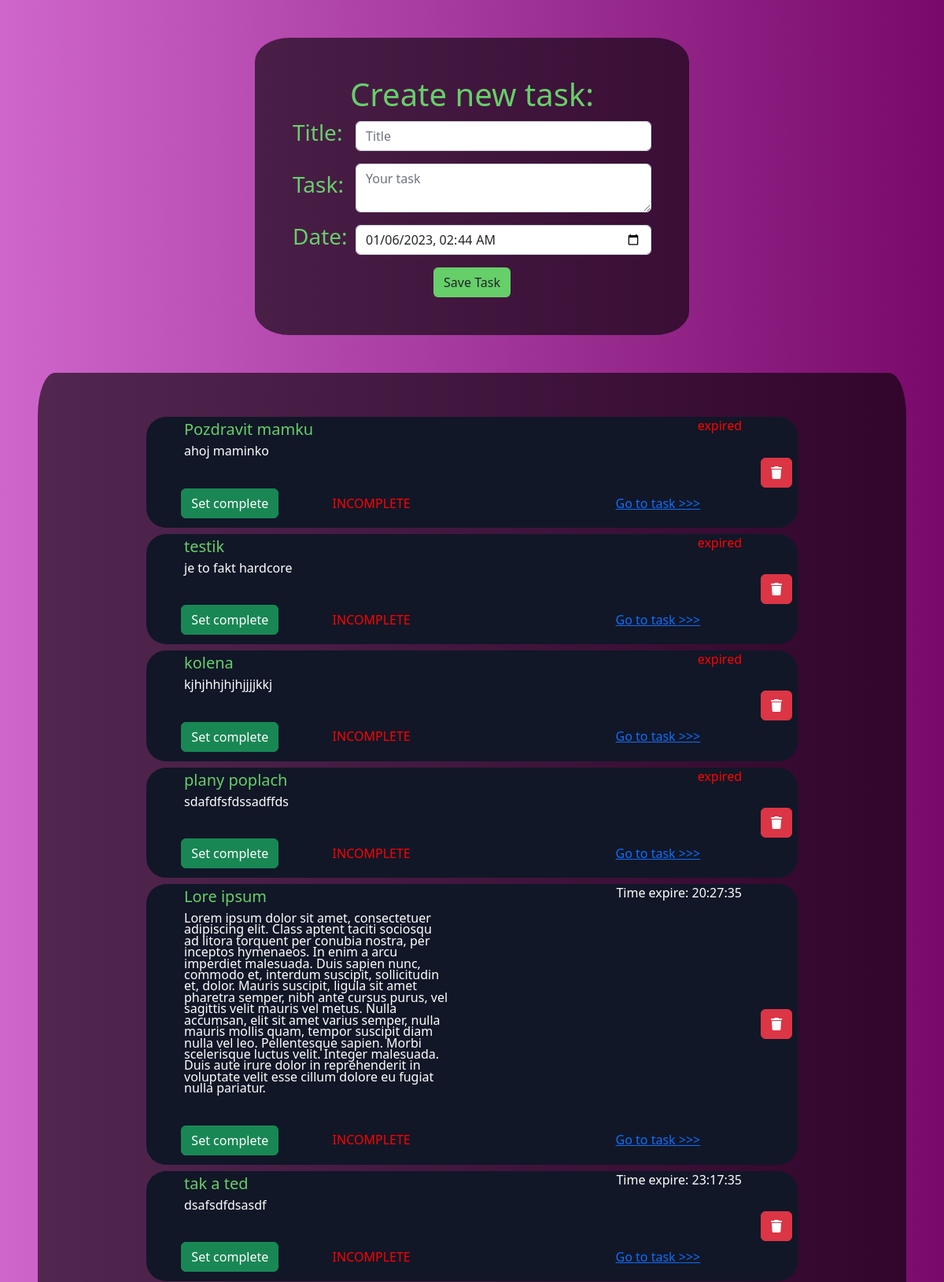
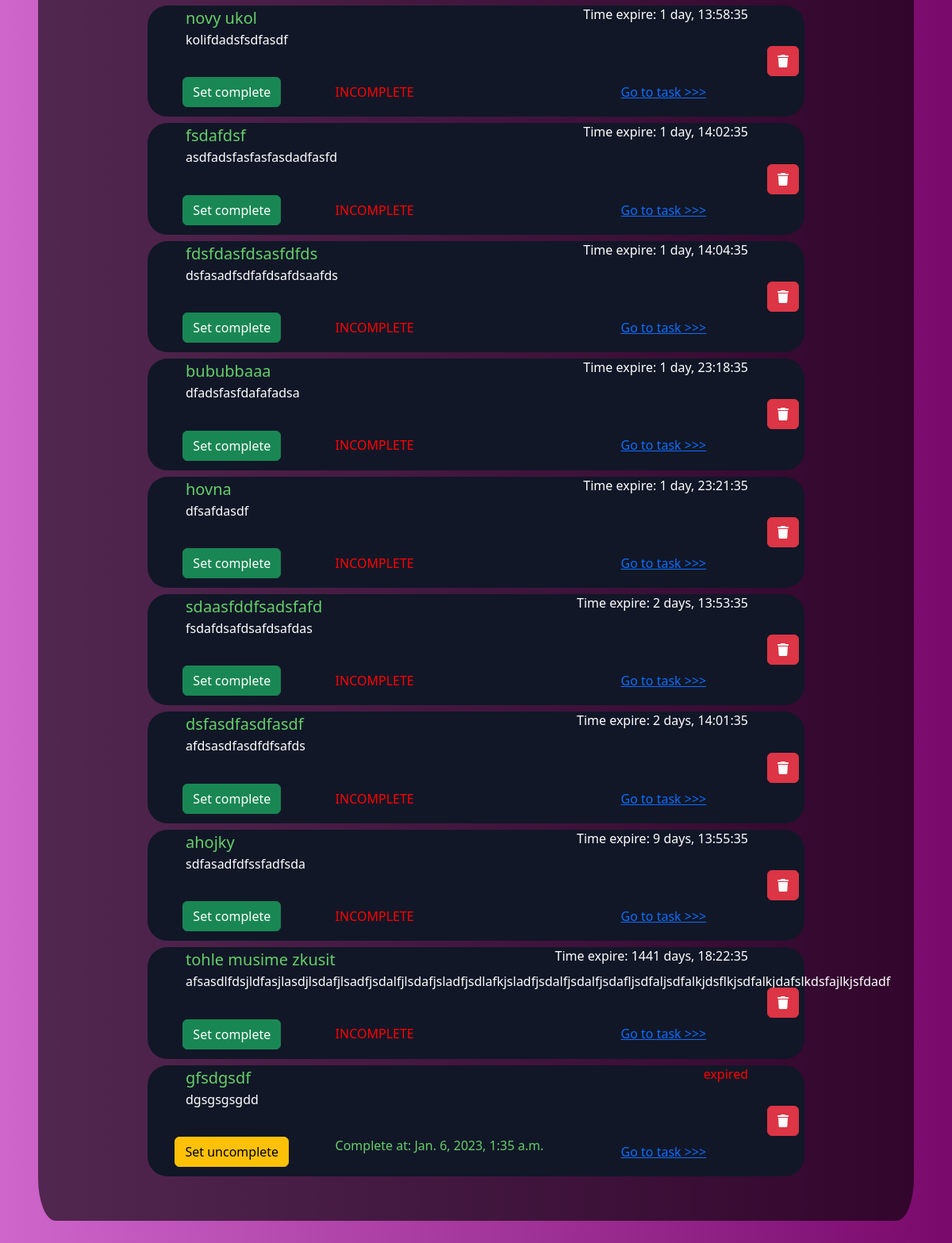
Before: / with the older database file (2 pictures, top to bottom).
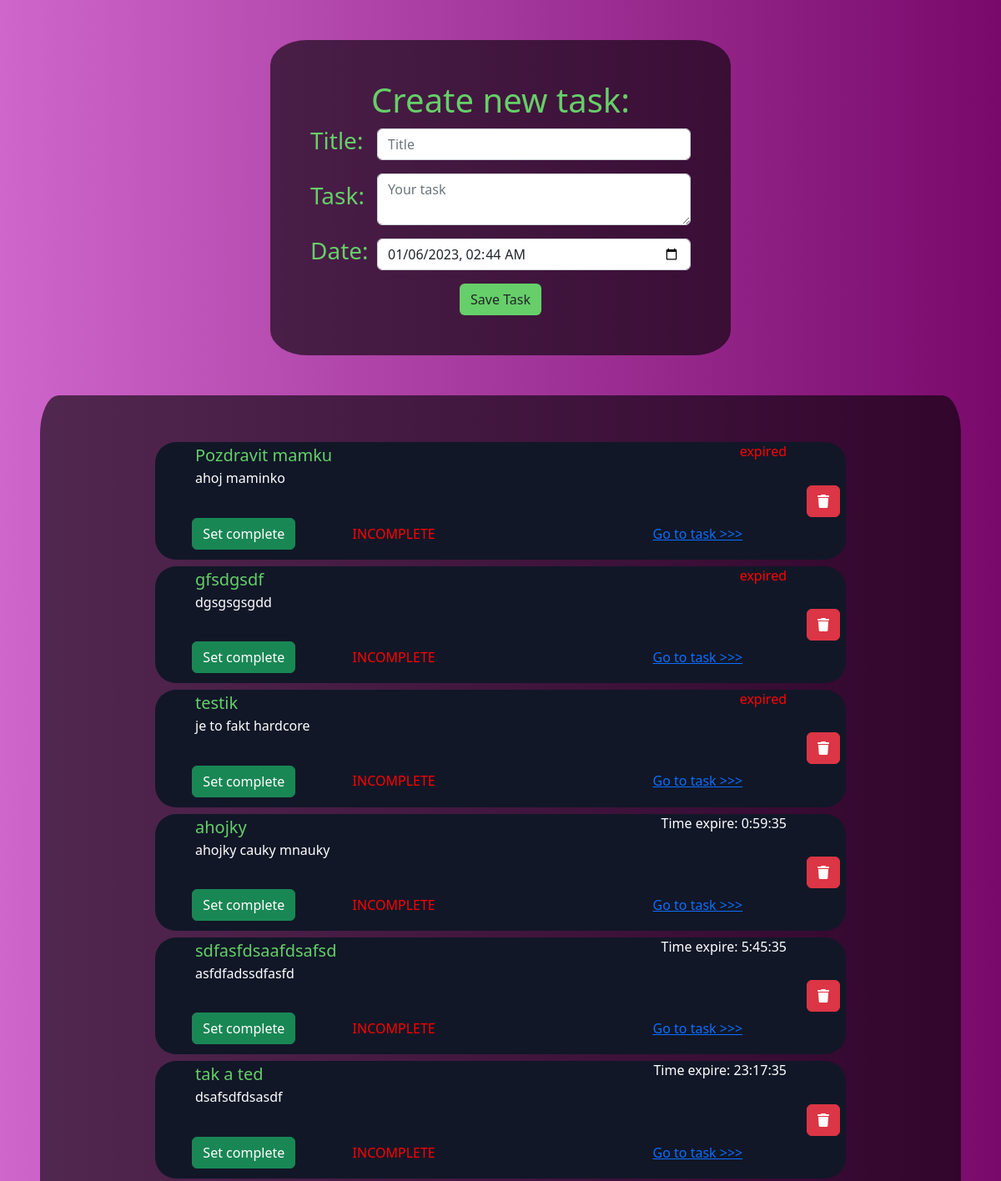
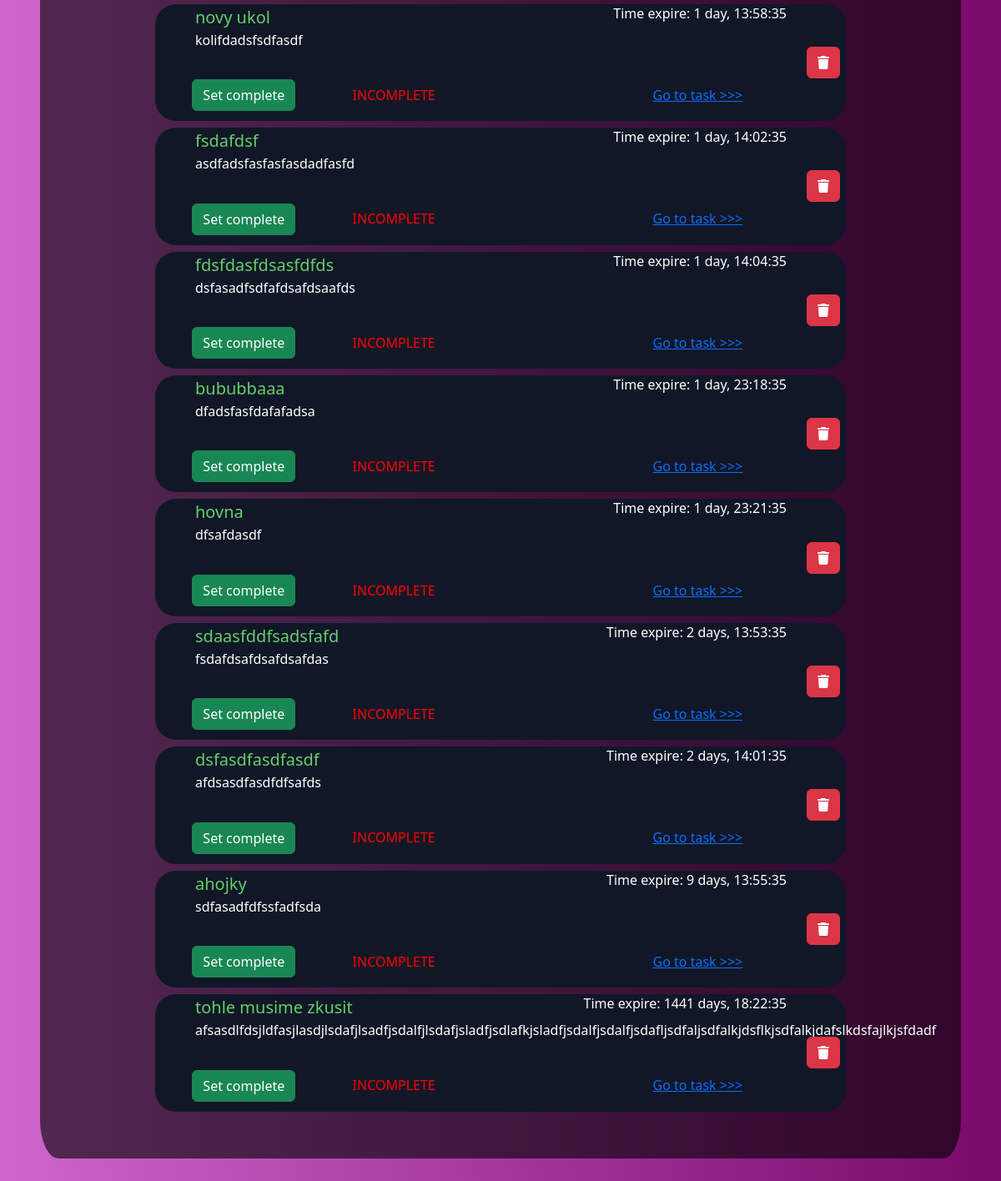
After: the same page with the newer database file (2 pictures, top to bottom).
### main/models.py (models this page shows, shortened)
class Task(models.Model):
    title = models.CharField(max_length=50)
    desc = models.CharField(max_length=500)
    complete = models.BooleanField(default=False)
    created = models.DateTimeField(auto_now_add=True)
    time_complete = models.DateTimeField(auto_now_add=False, auto_now=False, blank=True, null=True)
    due = models.DateTimeField(auto_now_add=False, auto_now=False, blank=True, null=True)

### main/views.py (the view, shortened to what this page needs)
# urls.py: path('', views.index, name='index'),
def index(request):
    tasks = Task.objects.all()
    tasks = tasks.order_by('due')
    completed_tasks = tasks.filter(complete=True)
    incomplete_tasks = tasks.filter(complete=False)
    tasks = list(chain(incomplete_tasks, completed_tasks))
    current_time = datetime.datetime.now().astimezone(timezone.utc)
    for task in tasks:
        task.duration = task.due - current_time
    return render(request, 'index.html', {"tasks":tasks})

### main/templates/index.html (shortened to what this page needs)
{% extends 'base.html'%}
    {% block content%}
    {% load timedelta_filter %}
<div class="w-50 py-5 px-5 create-task">
<h1>Create new task:</h1>
  <form method="post">
    <div class="row d-flex align-items-center">
      <div class="col-2 ">
    <label for="title"><h3 class="color-text">Title:</h3></label>
      </div>
      <div class="col-10 d-flex align-items-center">
    <input type="text" id="title" name="title" class="form-control" placeholder="Title"><br>
  </div>
</div>
<br>
    <div class="row d-flex align-items-center">
      <div class="col-2">
    <label for="desc"><h3 class="color-text">Task:</h3></label>
  </div>
  <div class="col-10 d-flex align-items-center">
    <textarea id="desc" name="desc" class="form-control" placeholder="Your task"></textarea><br>
  </div>
  </div>
   <br>
  <div class="row d-flex align-items-center">
    <div class="col-2">
    <label for="due"><h3 class="color-text">Date:</h3></label>
  </div>
<div class="col-10 d-flex align-items-center">
    <input type="datetime-local" id="due" name="due" class="form-control" value="{% now "jS F Y H:i" %}">
  </div>
</div>
  <br>
    <input type="submit" value="Save Task" class="btn send-task-button">
  </form>
</div>
<div class="py-5 my-5 task-board">
    {% for task in tasks %}
      <div class="task-div py-1 my-2 w-75">
        <div class="row">
          <div class="col-11">
        <div class="row">
          <div class="col-6"><h5 class="color-text mx-5 text-start">{{task.title}}</h5></div>
          <div class="col-6">
            {% if task.duration.total_seconds > 0 %}
          <p class="description-text text-end"> Time expire: {{ task.duration|timedelta:"{days_total} days, {hours2}h {minutes2}m" }}</p>
            {% else %}
            <p class="description-text text-end color-text-red">expired</p>
            {% endif %}
        </div>
        </div>
        <div class="row">
          <div class="col-7">
    <p class="description-text mx-5 text-start">{{task.desc}}</p>
  </div>
    <div class="col-4">
    </div>
<div class="row">
    <div class="col-9">
<div class="row">
    {% if task.complete == 1 %}
    <div class="col-5 justify-content-end py-2">
    <form method="POST" action="{% url 'update-complete' task.id %}">
      <input type="submit" value="Set uncomplete" class="btn btn-warning">
    </div>
    <div class="col-7 text-start align-self-center">
    <p class="color-text">Complete at: {{task.time_complete}}</p>
  </div>
    {% else %}
    <div class="col-5 justify-content-end py-2 align-self-center">
    <form method="POST" action="{% url 'update-complete' task.id %}">
      <input type="submit" value="Set complete" class="btn btn-success">
    </form>
  </div>
  <div class="col-7 text-start my-auto pt-3">
    <p class="color-text-red">INCOMPLETE</p>
  </div>
    {% endif %}
  </div>
  </div>
  <div class="col-3 my-auto">
  <a href="/task/{{task.id}}">Go to task >>> </a>
</div>
</div>
</div>
</div>
<div class="col-1 d-flex align-items-center delete-button"><a class="btn btn-danger" href="{% url 'delete_task' task.id %}"><i class="fa-solid fa-trash"></i></a> </div>
  </div>
</div>
    {% endfor%}
</div>
</div>
</center>
    {% endblock content %}

### main/templates/base.html (shortened to what this page needs)
<!DOCTYPE html>
<html lang="en">
<head>
    {% load static %}
    <link rel="stylesheet" type="text/css" href="{% static 'css/style.css' %}">
    <link href="https://cdn.jsdelivr.net/npm/bootstrap@5.2.3/dist/css/bootstrap.min.css" rel="stylesheet">
</head>
<body>
    <center>
        <div class="container-fluid task-container py-5 px-5">
    {%  block content%}
    {% endblock%}
</body>
</html>

### main/static/css/style.css (style rules this page uses)
h1 { color: #66cf69; }
.color-text-red { color: red !important; }
.color-text { color: #66cf69; }
.task-container { background: rgb(207,102,204); background: linear-gradient(90deg, rgba(207,102,204,1) 0%, rgba(121,9,107,1) 100%); }
.create-task { background-color: rgba(0, 0, 0, 0.6); border-radius: 8%; line-height: 90%; }
.send-task-button { background-color: #66cf69!important; }
.task-board { background-color: rgba(0, 0, 0, 0.6); border-radius: 2%; line-height: 90%; }
.task-div { background-color: #111727; border-radius: 25px }
.description-text { color: white; }
.delete-button { right: -100px; }

Changed rows visible on the page:
removed Task: title "kolena", shows "expired", desc "kjhjhhjhjhjjjjkkj"
removed Task: title "plany poplach", shows "expired", desc "sdafdfsfdssadffds"
removed Task: title "Lore ipsum", duration "20:27:35", desc "Lorem ipsum dolor sit amet, consectetuer adipiscing elit. Class aptent taciti sociosqu ad litora torquent per conubia nostra, per inceptos hymenaeos. In enim a arcu imperdiet malesuada. Duis sapien nunc, commodo et, interdum suscipit, sollicitudin et, dolor. Mauris suscipit, ligula sit amet pharetra semper, nibh ante cursus purus, vel sagittis velit mauris vel metus. Nulla accumsan, elit sit amet varius semper, nulla mauris mollis quam, tempor suscipit diam nulla vel leo. Pellentesque sapien. Morbi scelerisque luctus velit. Integer malesuada. Duis aute irure dolor in reprehenderit in voluptate velit esse cillum dolore eu fugiat nulla pariatur."
changed Task "gfsdgsdf": value "Set uncomplete" → "Set complete"; time_complete "Jan. 6, 2023, 1:35 a.m." → (not shown); complete "Complete at:" → "INCOMPLETE"; moves up the list
added Task: title "ahojky", duration "0:59:35", desc "ahojky cauky mnauky"
added Task: title "sdfasfdsaafdsafsd", duration "5:45:35", desc "asfdfadssdfasfd"
